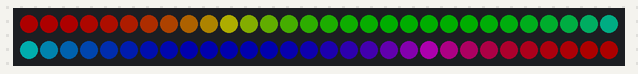
Recording of a sketch running on a simulated Arduino Uno, built with avr-gcc and run on an emulated ATmega328P. Shown: 60 RGB LEDs in strip order, left to right, continuing on the next row. Dim RGB values are drawn brighter than linear.

Above: at 0.14 s.
At 5.13 s:
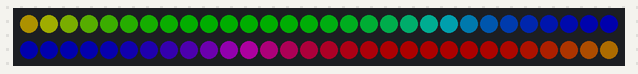
At 10.01 s:
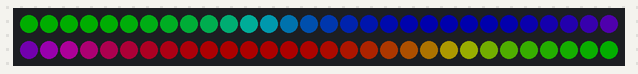
At 19.98 s:
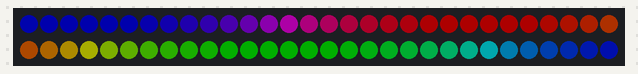
At 29.95 s:
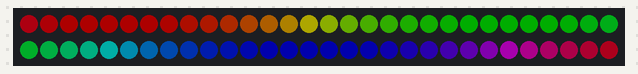
At 39.93 s:
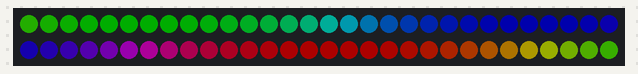

The sketch:

neopixel.ino
```cpp
// arduino-cli lib install "Adafruit NeoPixel"

#include <Adafruit_NeoPixel.h>

#define PIN 4
#define NUMPIXELS 60

Adafruit_NeoPixel pixels(NUMPIXELS, PIN, NEO_GRB + NEO_KHZ800);

uint16_t offset = 0;
uint32_t last_update = 0;

void setup()
{
    pixels.begin();
    pixels.setBrightness(50);
    pixels.clear();
    pixels.show();
}

void loop()
{
    if (millis() - last_update > 20)
    {
        for (int i = 0; i < NUMPIXELS; i++)
        {
            uint16_t hue = ((i * 65536 / NUMPIXELS) + offset) % 65536;
            uint32_t color = pixels.gamma32(pixels.ColorHSV(hue, 255, 255));
            pixels.setPixelColor(i, color);
        }

        pixels.show();
        offset += 200;
        last_update = millis();
    }
}
```
